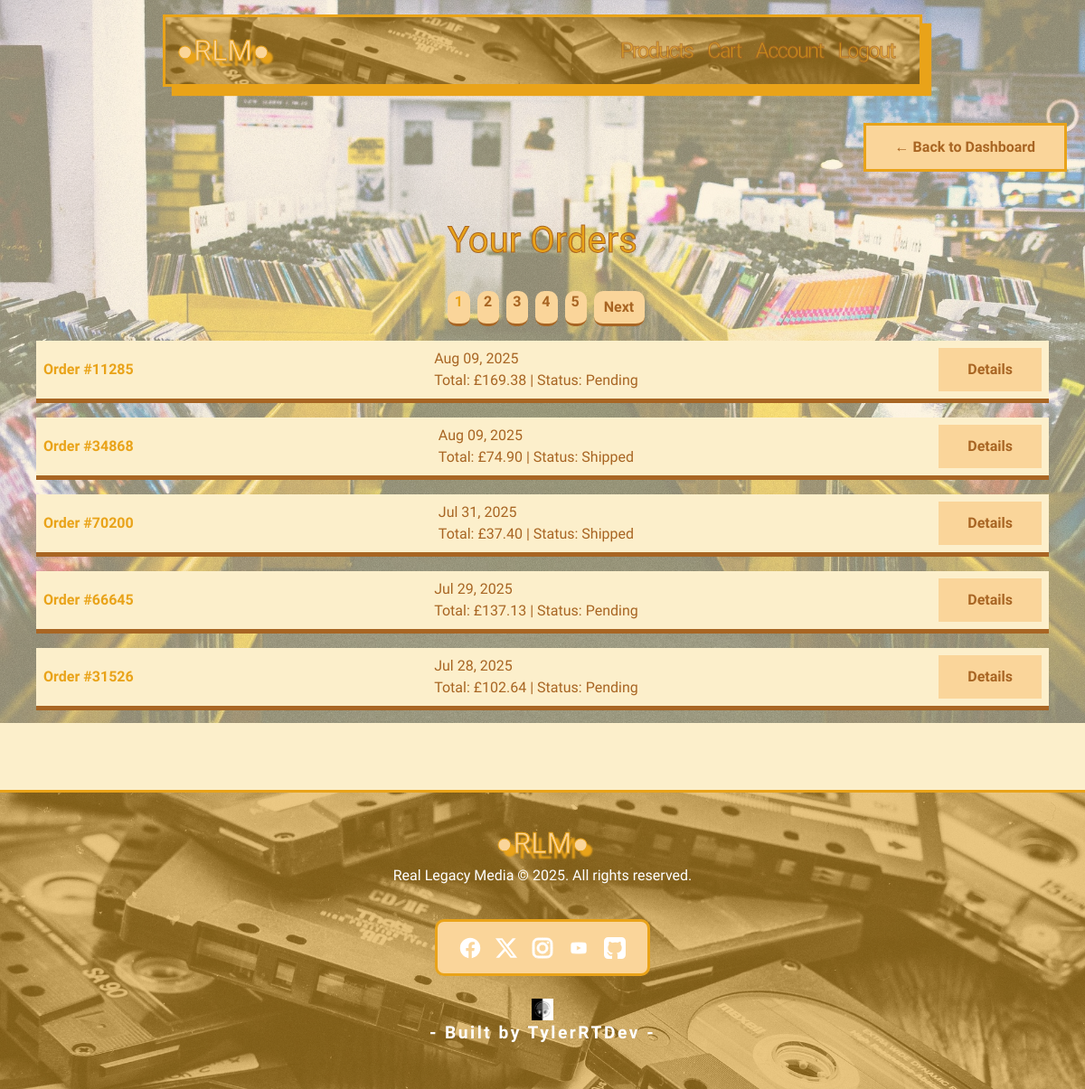
Page /accounts/orders/ (signed in) on the earlier database version.
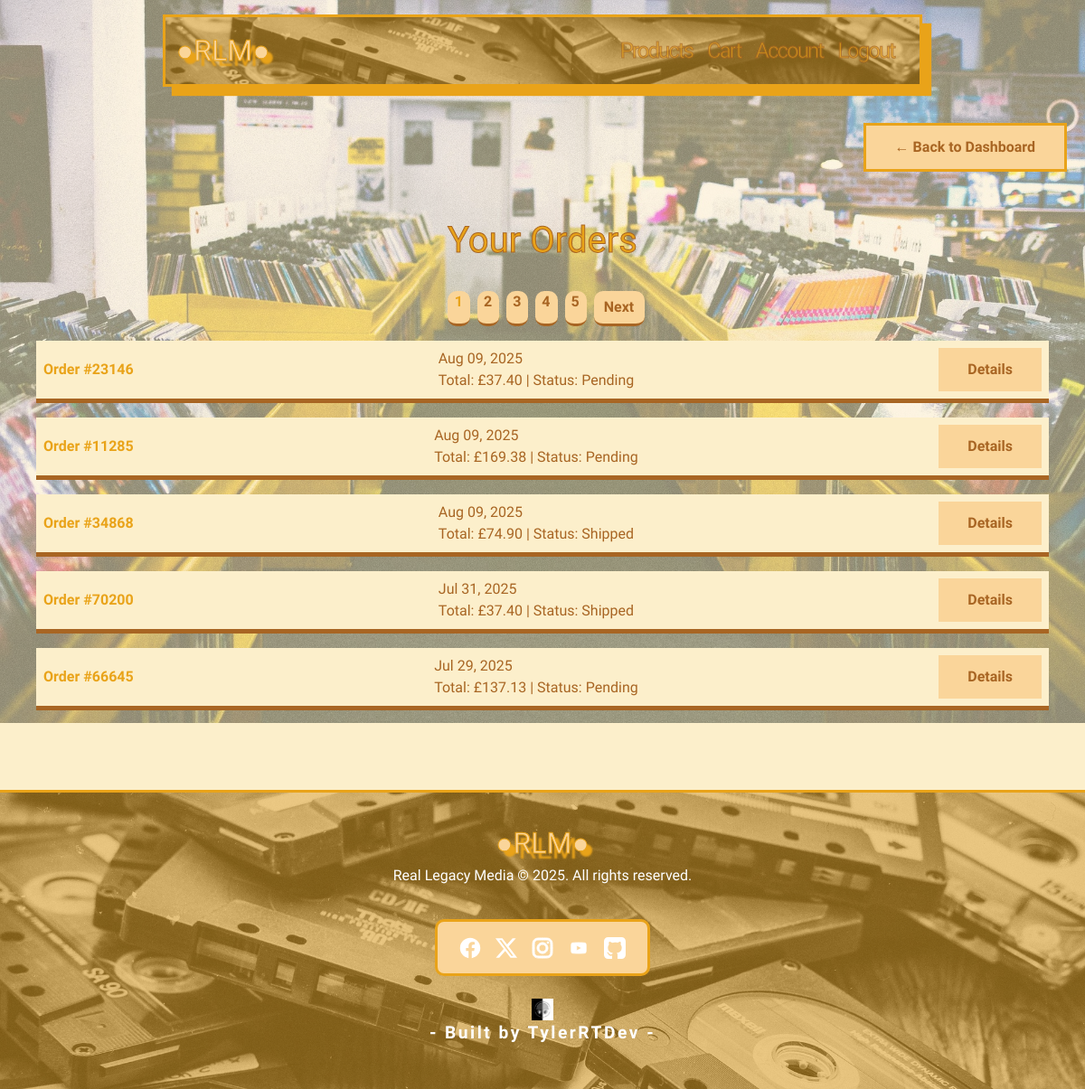
Same page on the later database version.
### checkout/models.py (models this page shows, shortened)
class CheckoutOrder(models.Model):
    STATUS_CHOICES = [
        ('pending', 'Pending'),
        ('shipped', 'Shipped'),
        ('delivered', 'Delivered'),
    ]
    user = models.ForeignKey(User, on_delete=models.CASCADE, null=True, blank=True)
    order_number = models.CharField(max_length=5, unique=True, blank=True, null=True)
    guest_email = models.EmailField(blank=True, null=True)
    city = models.CharField(max_length=50, null=True, blank=True)
    postcode = models.CharField(max_length=20, null=True, blank=True)
    total_amount = models.DecimalField(max_digits=10, decimal_places=2)
    status = models.CharField(max_length=20, choices=STATUS_CHOICES, default='pending')
    created_at = models.DateTimeField(auto_now_add=True)
    full_name = models.CharField(max_length=100, null=True, blank=True)
    shipping_address = models.TextField(null=True, blank=True)
    shipping_city = models.CharField(max_length=50, null=True, blank=True)
    shipping_postcode = models.CharField(max_length=20, null=True, blank=True)
    billing_address = models.TextField(null=True, blank=True)
    billing_city = models.CharField(max_length=20,null=True, blank=True)
    billing_postcode = models.CharField(max_length=20,null=True, blank=True)

### accounts/views.py (the view)
# urls.py: path('orders/', views.order_history_view, name='order_history'),
@login_required
def order_history_view(request):
    orders = CheckoutOrder.objects.filter(user=request.user).order_by('-created_at')
    paginator = Paginator(orders, 5)  # Show 5 orders per page
    page_number = request.GET.get('page')
    page_obj = paginator.get_page(page_number)
    return render(request, 'accounts/order_history.html', {
        'orders': orders,
        'page_obj': page_obj
    })

### templates/accounts/order_history.html (shortened to what this page needs)
{% extends 'base.html' %}
{% block content %}
    <div class="back-button d-flex justify-content-end mb-1">
        <a href="{% url 'accounts:profile' %}" class="back-btn-retro">
        <span> ←</span> Back to Dashboard
        </a>
    </div>
    <div class="order-history container py-5">
        <div class="account-orders-title">
            <h1>Your Orders</h1>
        </div>
        <div class="text-center">
            <nav aria-label="Order pagination">
                <ul class="pagination justify-content-center">
                {% for num in page_obj.paginator.page_range %}
                    <li class="page-item {% if page_obj.number == num %}active{% endif %}">
                    <a class="page-link page-num" href="?page={{ num }}">{{ num }}</a>
                    </li>
                {% endfor %}
                {% if page_obj.has_next %}
                    <li class="page-item">
                    <a class="page-link" href="?page={{ page_obj.next_page_number }}">Next</a>
                    </li>
                {% endif %}
                </ul>
            </nav>
        </div>
        {% if page_obj.object_list %}
            <ul class="list-group">
                {% for order in page_obj.object_list %}
                    <li class="list-group-item p-2">
                        <div class="d-flex justify-content-end justify-content-between align-items-center">
                    <strong>Order #{{ order.order_number }}</strong>{{ order.created_at|date:"M d, Y" }}
                    <br>
                    Total: £{{ order.total_amount }} | Status: {{ order.status|capfirst }}
                        <a href="{% url 'accounts:order_detail' order.id %}" class="btn-retro">Details</a>
                    </div>
                </li>
                {% endfor %}
            </ul>
        {% else %}
            <div class="no-orders-text-container d-flex justify-content-center align-items-center flex-column">
                <img src="/static/images/icons/empty-cart.png" alt="Empty order">
                <h5 class="no-orders-text text-center">No orders yet...</h5>
            </div>
        {% endif %}
    </div>
{% endblock %}

Differences in the rows shown:
no longer on this page (row unchanged): CheckoutOrder: order_number "31526", created_at "Jul 28, 2025", total_amount "102.64", status "Pending"
added CheckoutOrder: order_number "23146", created_at "Aug 09, 2025", total_amount "37.40", status "Pending"
